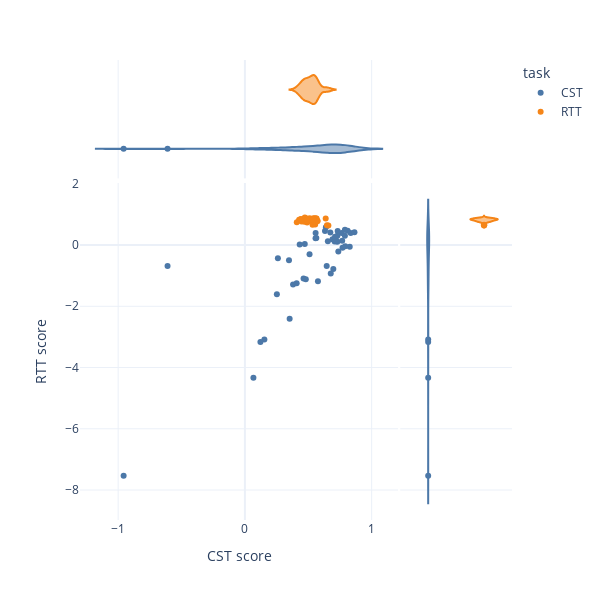

Notebook code cell kept with this figure:
### Code cell
signal = 'lfads_rates_joint_pca_shared'
df = src.decoder_analysis.precondition_td(td, signal)
models = src.decoder_analysis.fit_models(df, signal, target_name='Hand velocity')

trial_scores = src.decoder_analysis.score_trials(df.loc[df['Test set']],signal,models,target_name='Hand velocity')

fig = px.scatter(
    trial_scores.reset_index(),
    x='CST score',
    y='RTT score',
    color='task',
    hover_data=['trial_id'],
    marginal_x='violin',
    marginal_y='violin',
    template='plotly_white',
    width=600,
    height=600,
    color_discrete_sequence=px.colors.qualitative.T10,
)
fig.show()

### Figure 1 — Plotly figure (JSON) as saved in the notebook; plotly's stock layout.template omitted (floating-point values rounded to 4 significant figures)
{"data": [{"customdata": [[1], [26], [29], [37], [40], [41], [53], [56], [65], [71], [97], [98], [104], [115], [131], [136], [177], [193], [195], [197], [201], [206], [212], [223], [231], [240], [259], [263], [267], [268], [279], [289], [292], [297], [304], [305], [308], [312], [321], [326], [347], [368], [376], [377], [389], [394]], "hovertemplate": "task=CST<br>CST score=%{x}<br>RTT score=%{y}<br>trial_id=%{customdata[0]}<extra></extra>", "legendgroup": "CST", "marker": {"color": "#4C78A8", "symbol": "circle"}, "mode": "markers", "name": "CST", "orientation": "v", "showlegend": true, "type": "scatter", "x": [0.6319, 0.1536, 0.4724, -0.9567, 0.5636, 0.06719, 0.4627, 0.6547, 0.3801, 0.1224, 0.7233, 0.2523, 0.2603, 0.353, 0.3479, 0.6976, 0.6453, 0.5573, 0.6909, 0.6741, 0.5763, 0.6773, 0.8271, 0.8344, 0.4323, 0.4805, 0.7699, 0.51, 0.7919, 0.4082, 0.7636, 0.7676, 0.8643, 0.7078, 0.8108, 0.6391, 0.5579, 0.7298, 0.7296, 0.7208, 0.789, 0.7319, 0.7891, 0.711, 0.7371, -0.6103], "xaxis": "x", "y": [0.4595, -3.081, 0.03506, -7.53, 0.233, -4.333, -1.089, 0.1223, -1.287, -3.165, 0.1224, -1.606, -0.433, -2.403, -0.4966, -0.78, -0.6878, 0.2241, 0.1884, 0.4136, -1.182, -0.9299, -0.05313, 0.3961, 0.01489, -1.114, -0.09064, -0.2976, -0.03747, -1.246, 0.3925, 0.1415, 0.4207, 0.1144, 0.4635, 0.5776, 0.3958, 0.3069, 0.1089, 0.152, 0.3012, 0.458, 0.498, 0.2732, -0.2085, -0.6856], "yaxis": "y"}, {"alignmentgroup": "True", "customdata": [[1], [26], [29], [37], [40], [41], [53], [56], [65], [71], [97], [98], [104], [115], [131], [136], [177], [193], [195], [197], [201], [206], [212], [223], [231], [240], [259], [263], [267], [268], [279], [289], [292], [297], [304], [305], [308], [312], [321], [326], [347], [368], [376], [377], [389], [394]], "hovertemplate": "task=CST<br>CST score=%{x}<br>trial_id=%{customdata[0]}<extra></extra>", "legendgroup": "CST", "marker": {"color": "#4C78A8", "symbol": "circle"}, "name": "CST", "offsetgroup": "CST", "scalegroup": "x", "showlegend": false, "type": "violin", "x": [0.6319, 0.1536, 0.4724, -0.9567, 0.5636, 0.06719, 0.4627, 0.6547, 0.3801, 0.1224, 0.7233, 0.2523, 0.2603, 0.353, 0.3479, 0.6976, 0.6453, 0.5573, 0.6909, 0.6741, 0.5763, 0.6773, 0.8271, 0.8344, 0.4323, 0.4805, 0.7699, 0.51, 0.7919, 0.4082, 0.7636, 0.7676, 0.8643, 0.7078, 0.8108, 0.6391, 0.5579, 0.7298, 0.7296, 0.7208, 0.789, 0.7319, 0.7891, 0.711, 0.7371, -0.6103], "xaxis": "x3", "yaxis": "y3"}, {"alignmentgroup": "True", "customdata": [[1], [26], [29], [37], [40], [41], [53], [56], [65], [71], [97], [98], [104], [115], [131], [136], [177], [193], [195], [197], [201], [206], [212], [223], [231], [240], [259], [263], [267], [268], [279], [289], [292], [297], [304], [305], [308], [312], [321], [326], [347], [368], [376], [377], [389], [394]], "hovertemplate": "task=CST<br>RTT score=%{y}<br>trial_id=%{customdata[0]}<extra></extra>", "legendgroup": "CST", "marker": {"color": "#4C78A8", "symbol": "circle"}, "name": "CST", "offsetgroup": "CST", "scalegroup": "y", "showlegend": false, "type": "violin", "xaxis": "x2", "y": [0.4595, -3.081, 0.03506, -7.53, 0.233, -4.333, -1.089, 0.1223, -1.287, -3.165, 0.1224, -1.606, -0.433, -2.403, -0.4966, -0.78, -0.6878, 0.2241, 0.1884, 0.4136, -1.182, -0.9299, -0.05313, 0.3961, 0.01489, -1.114, -0.09064, -0.2976, -0.03747, -1.246, 0.3925, 0.1415, 0.4207, 0.1144, 0.4635, 0.5776, 0.3958, 0.3069, 0.1089, 0.152, 0.3012, 0.458, 0.498, 0.2732, -0.2085, -0.6856], "yaxis": "y2"}, {"customdata": [[10], [15], [18], [19], [23], [43], [47], [64], [69], [70], [77], [78], [86], [111], [124], [126], [137], [139], [149], [160], [162], [172], [176], [179], [181], [182], [196], [207], [210], [215], [216], [247], [265], [278], [306], [318], [331], [333], [352], [378], [383], [391]], "hovertemplate": "task=RTT<br>CST score=%{x}<br>RTT score=%{y}<br>trial_id=%{customdata[0]}<extra></extra>", "legendgroup": "RTT", "marker": {"color": "#F58518", "symbol": "circle"}, "mode": "markers", "name": "RTT", "orientation": "v", "showlegend": true, "type": "scatter", "x": [0.6473, 0.5545, 0.6587, 0.6374, 0.4985, 0.5617, 0.4704, 0.4422, 0.5304, 0.5405, 0.5558, 0.4276, 0.4094, 0.4676, 0.5654, 0.5295, 0.5514, 0.5643, 0.5407, 0.4508, 0.468, 0.5111, 0.4908, 0.5711, 0.5337, 0.4877, 0.5167, 0.5543, 0.562, 0.4775, 0.5355, 0.5539, 0.5133, 0.5459, 0.4692, 0.5738, 0.4728, 0.4863, 0.5388, 0.4378, 0.4473, 0.4895], "xaxis": "x", "y": [0.6466, 0.6701, 0.6359, 0.8675, 0.7737, 0.7799, 0.8492, 0.8538, 0.8387, 0.874, 0.8401, 0.8251, 0.7426, 0.7862, 0.8636, 0.8353, 0.8733, 0.8237, 0.8329, 0.7828, 0.8699, 0.8726, 0.7376, 0.7838, 0.6626, 0.8671, 0.8213, 0.8594, 0.8676, 0.8544, 0.8173, 0.8439, 0.8341, 0.7653, 0.7648, 0.7818, 0.899, 0.8232, 0.8242, 0.8384, 0.7693, 0.8101], "yaxis": "y"}, {"alignmentgroup": "True", "customdata": [[10], [15], [18], [19], [23], [43], [47], [64], [69], [70], [77], [78], [86], [111], [124], [126], [137], [139], [149], [160], [162], [172], [176], [179], [181], [182], [196], [207], [210], [215], [216], [247], [265], [278], [306], [318], [331], [333], [352], [378], [383], [391]], "hovertemplate": "task=RTT<br>CST score=%{x}<br>trial_id=%{customdata[0]}<extra></extra>", "legendgroup": "RTT", "marker": {"color": "#F58518", "symbol": "circle"}, "name": "RTT", "offsetgroup": "RTT", "scalegroup": "x", "showlegend": false, "type": "violin", "x": [0.6473, 0.5545, 0.6587, 0.6374, 0.4985, 0.5617, 0.4704, 0.4422, 0.5304, 0.5405, 0.5558, 0.4276, 0.4094, 0.4676, 0.5654, 0.5295, 0.5514, 0.5643, 0.5407, 0.4508, 0.468, 0.5111, 0.4908, 0.5711, 0.5337, 0.4877, 0.5167, 0.5543, 0.562, 0.4775, 0.5355, 0.5539, 0.5133, 0.5459, 0.4692, 0.5738, 0.4728, 0.4863, 0.5388, 0.4378, 0.4473, 0.4895], "xaxis": "x3", "yaxis": "y3"}, {"alignmentgroup": "True", "customdata": [[10], [15], [18], [19], [23], [43], [47], [64], [69], [70], [77], [78], [86], [111], [124], [126], [137], [139], [149], [160], [162], [172], [176], [179], [181], [182], [196], [207], [210], [215], [216], [247], [265], [278], [306], [318], [331], [333], [352], [378], [383], [391]], "hovertemplate": "task=RTT<br>RTT score=%{y}<br>trial_id=%{customdata[0]}<extra></extra>", "legendgroup": "RTT", "marker": {"color": "#F58518", "symbol": "circle"}, "name": "RTT", "offsetgroup": "RTT", "scalegroup": "y", "showlegend": false, "type": "violin", "xaxis": "x2", "y": [0.6466, 0.6701, 0.6359, 0.8675, 0.7737, 0.7799, 0.8492, 0.8538, 0.8387, 0.874, 0.8401, 0.8251, 0.7426, 0.7862, 0.8636, 0.8353, 0.8733, 0.8237, 0.8329, 0.7828, 0.8699, 0.8726, 0.7376, 0.7838, 0.6626, 0.8671, 0.8213, 0.8594, 0.8676, 0.8544, 0.8173, 0.8439, 0.8341, 0.7653, 0.7648, 0.7818, 0.899, 0.8232, 0.8242, 0.8384, 0.7693, 0.8101], "yaxis": "y2"}], "layout": {"height": 600, "legend": {"title": {"text": "task"}, "tracegroupgap": 0}, "margin": {"t": 60}, "width": 600, "xaxis": {"anchor": "y", "domain": [0, 0.7363], "title": {"text": "CST score"}}, "xaxis2": {"anchor": "y2", "domain": [0.7413, 1], "matches": "x2", "showgrid": false, "showline": false, "showticklabels": false, "ticks": ""}, "xaxis3": {"anchor": "y3", "domain": [0, 0.7363], "matches": "x", "showgrid": true, "showticklabels": false}, "xaxis4": {"anchor": "y4", "domain": [0.7413, 1], "matches": "x2", "showgrid": false, "showline": false, "showticklabels": false, "ticks": ""}, "yaxis": {"anchor": "x", "domain": [0, 0.7326], "title": {"text": "RTT score"}}, "yaxis2": {"anchor": "x2", "domain": [0, 0.7326], "matches": "y", "showgrid": true, "showticklabels": false}, "yaxis3": {"anchor": "x3", "domain": [0.7426, 1], "matches": "y3", "showgrid": false, "showline": false, "showticklabels": false, "ticks": ""}, "yaxis4": {"anchor": "x4", "domain": [0.7426, 1], "matches": "y3", "showgrid": true, "showline": false, "showticklabels": false, "ticks": ""}}}
